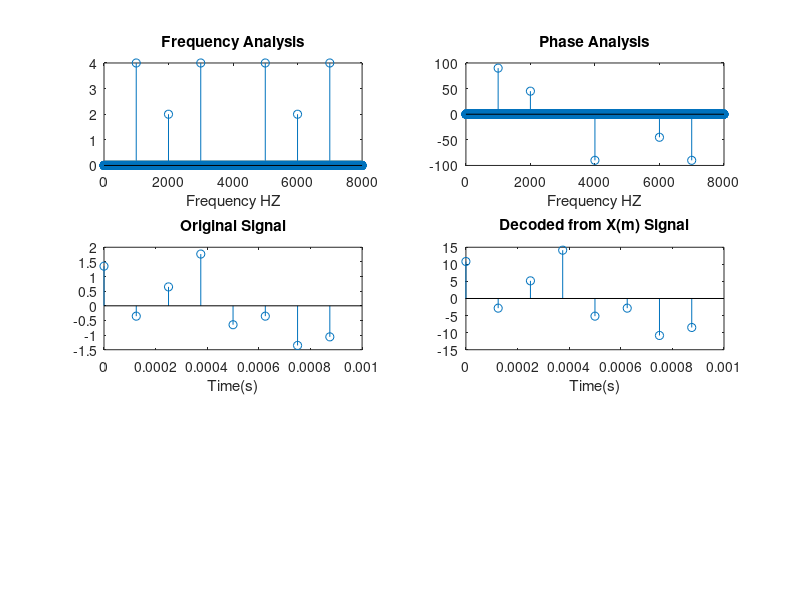

Recreate this plot in MATLAB.
F = 1000; F1 = 2000; F3 = 3000;
Fs = 8000; %sampling rate
dt = 1/Fs; %sampling time
n = 7; %number of dft point or sample number
t = 0:dt:n*dt; %total time
signal = sin(2*pi*F*t) + 0.5*sin(2*pi*F1*t + (3*pi)/4) + cos(2*pi*F3*t); 

subplot(321);
stem(t,signal);
#axis([-10 -5])

N = n+1;
X = zeros(1,N);
Xreal = zeros(1,N);
Ximaginary = zeros(1,N);
Xmag = zeros(1,N);
Xphase = zeros(1,Fs);
Xfre = zeros(1,Fs);
for m = 0:N-1
    for n = 0:N-1
        X(m+1) = X(m+1) + signal(n+1)*exp((-j*2*pi*n*m)/N);
        Xreal(m+1) = Xreal(m+1) + signal(n+1)*cos((2*pi*n*m)/N); 
        Ximaginary(m+1) = Ximaginary(m+1) - signal(n+1)*sin((2*pi*n*m)/N);
    end;
    Xmag(m+1) = sqrt(Xreal(m+1)^2 + Ximaginary(m+1)^2);
    if Xmag(m+1)>0 && m > 0
        Xfre(m*(Fs/N)) = Xmag(m+1);
        Xphase(m*(Fs/N)) = atan(Ximaginary(m+1)/Xreal(m+1))*(180/pi);
    end;
end;

subplot(321);
stem(0:7999,Xfre);
xlabel('Frequency HZ');
title("Frequency Analysis");

subplot(322);
stem(0:7999,Xphase);
xlabel('Frequency HZ');
title("Phase Analysis");

%idft
fprintf("Starting IDFT:\n");
dec_sig = zeros(1,N);
for n = 0:N-1
    for m = 0:N-1
        dec_sig(n+1) = dec_sig(n+1) + X(m+1)*exp((2j*pi*n*m)/N);
    end 
end

subplot(323);
stem(t,signal);
title("Original Signal");
xlabel("Time(s)");

subplot(324)
stem(t,dec_sig);
title("Decoded from X(m) Signal");
xlabel("Time(s)");

        
        